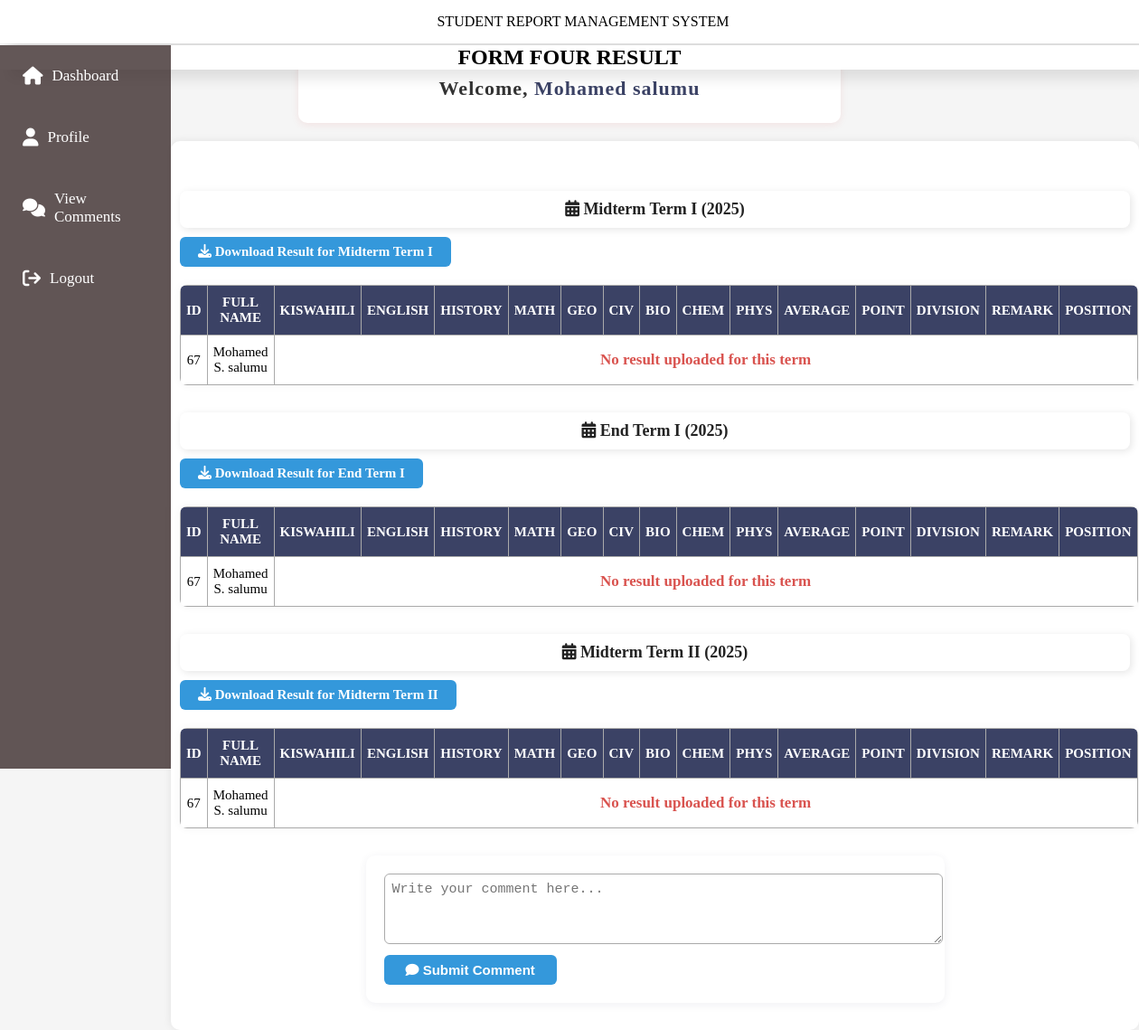
/parentPage.php (signed in), run on the app's committed database.
### tables this page shows
CREATE TABLE `term` (
  `term_id` int(255) NOT NULL,
  `term_name` varchar(20) NOT NULL,
  `start_date` date NOT NULL,
  `end_date` date NOT NULL
);

### parentPage.php (the view, shortened to what this page needs)
<?php
include "parent_header.php";
$class_id = $_SESSION['class_id'];
$user_id = $_SESSION['user_id'];
$display_name = $_SESSION['first_name'] . ' ' . $_SESSION['last_name'];
$currentDate = date('Y-m-d');
$status = '';
$graduation_year = '';
$student_query = mysqli_query($conn, "SELECT status, graduation_year FROM users WHERE user_id = $user_id");
if ($student_query && mysqli_num_rows($student_query) > 0) {
    $row = mysqli_fetch_assoc($student_query);
    $status = $row['status'];
    $graduation_year = $row['graduation_year'];
}
?>
<!DOCTYPE html>
<html lang="en">
<head>
<link rel="stylesheet" href="https://cdnjs.cloudflare.com/ajax/libs/font-awesome/6.4.2/css/all.min.css"/>
</head>
<body>
<div class="result-header">
    Welcome, <span style="color:#3b4265;"><?php echo htmlspecialchars($display_name); ?></span>
</div>
<?php if ($status === 'graduated' && !empty($graduation_year)): ?>
    <div class="congrats-box">
        <i class="fa fa-graduation-cap"></i>
        Congratulations <?php echo htmlspecialchars($display_name); ?> on completing Form Four!<br>
        <span style="font-size:17px; color:#222;">
            <?php echo "You graduated in the academic year: <b>" . htmlspecialchars($graduation_year) . "</b>"; ?>
        </span>
        <br><br>
        <span style="font-size:16px; color:#3b4265;">We wish you all the best in your next journey!</span>
    </div>
<?php else: ?>
<div class="result-container">
<?php
$sql_terms = "SELECT * FROM term WHERE start_date <= '$currentDate' ORDER BY start_date ASC";
$result_terms = mysqli_query($conn, $sql_terms);
if ($result_terms && mysqli_num_rows($result_terms) > 0) {
    while ($term = mysqli_fetch_assoc($result_terms)) {
        $start_date = $term['start_date'];
        $term_id = $term['term_id'];
        $term_name = $term['term_name'];
        $year_only = date('Y', strtotime($start_date));
        if ($start_date <= $currentDate) {
            echo "<h2 class='term-header'><i class='fa fa-calendar-alt'></i> " . htmlspecialchars($term_name) . " (" . $year_only . ")</h2>";
            echo "<a href='download_result.php?term_id=$term_id' target='_blank' class='download-btn'>
                    <i class='fa fa-download'></i> Download Result for " . htmlspecialchars($term_name) . "
                  </a>";
            $sql_result = "SELECT r.*, u.first_name, u.middle_name, u.last_name, u.class_id
                FROM result r
                JOIN users u ON r.user_id = u.user_id
                WHERE r.user_id = $user_id AND r.term_id = $term_id AND r.class_id = $class_id";
            $result_data = mysqli_query($conn, $sql_result);
            echo "<table>
                <thead>
                    <tr>
                        <th>ID</th>
                        <th>FULL NAME</th>
                        <th>KISWAHILI</th>
                        <th>ENGLISH</th>
                        <th>HISTORY</th>
                        <th>MATH</th>
                        <th>GEO</th>
                        <th>CIV</th>
                        <th>BIO</th>
                        <th>CHEM</th>
                        <th>PHYS</th>
                        <th>AVERAGE</th>
                        <th>POINT</th>
                        <th>DIVISION</th>
                        <th>REMARK</th>
                        <th>POSITION</th>
                    </tr>
                </thead>
                <tbody>";
            if ($result_data && mysqli_num_rows($result_data) > 0) {
                $row = mysqli_fetch_assoc($result_data);
                $full_name = $row['first_name'] . ' ' . strtoupper(substr($row['middle_name'], 0, 1)) . '. ' . $row['last_name'];
                echo "<tr>
                    <td>" . htmlspecialchars($row['user_id']) . "</td>
                    <td>" . htmlspecialchars($full_name) . "</td>
                    <td>" . htmlspecialchars($row['kiswahili']) . "</td>
                    <td>" . htmlspecialchars($row['english']) . "</td>
                    <td>" . htmlspecialchars($row['history']) . "</td>
                    <td>" . htmlspecialchars($row['mathematics']) . "</td>
                    <td>" . htmlspecialchars($row['geography']) . "</td>
                    <td>" . htmlspecialchars($row['civics']) . "</td>
                    <td>" . htmlspecialchars($row['biology']) . "</td>
                    <td>" . htmlspecialchars($row['chemistry']) . "</td>
                    <td>" . htmlspecialchars($row['physics']) . "</td>
                    <td>" . htmlspecialchars($row['avarage']) . "</td>
                    <td>" . htmlspecialchars($row['point']) . "</td>
                    <td>" . htmlspecialchars($row['division']) . "</td>
                    <td>" . htmlspecialchars($row['remark']) . "</td>
                    <td>" . htmlspecialchars($row['position']) . "</td>
                </tr>";
            } else {
                $full_name = $_SESSION['first_name'] . ' ' . strtoupper(substr($_SESSION['last_name'], 0, 1)) . '. ' . $_SESSION['last_name'];
                echo "<tr>
                    <td>" . htmlspecialchars($user_id) . "</td>
                    <td>" . htmlspecialchars($full_name) . "</td>
                    <td colspan='14' class='no-results'>No result uploaded for this term</td>
                </tr>";
            }
            echo "</tbody></table>";
        }
    }
}
?>
<form method="post" class="comment-form">
    <textarea name="parent_comment" placeholder="Write your comment here..." required></textarea>
    <button type="submit" name="submit_comment"><i class="fa fa-comment"></i> Submit Comment</button>
</form>
</div>
<?php endif; ?>
</body>
</html>

### parent_header.php (style rules this page uses)
* { margin: 0; padding: 0; border: none; outline: none; }
body { font-family: 'poppins'; }

### parentPage.php (style rules this page uses)
body { font-family: 'poppins'; background: whitesmoke; margin: 0; padding: 0; }
.result-header { margin: 60px auto 0 auto; padding: 25px 0 25px 0; background: #fff; border-radius: 10px; box-shadow: 0 2px 10px rgba(215, 15, 15, 0.08); max-width: 600px; font-size: 22px; font-weight: bold; color: #333; text-align: center; letter-spacing: 1px; }
.download-btn { display: inline-block; margin: 10px 0 20px 0; background: #3498db; color: #fff; padding: 8px 20px; border-radius: 6px; text-decoration: none; font-weight: 600; font-size: 15px; transition: background 0.2s; }
.result-container { background: #fff; border-radius: 10px; box-shadow: 0px 0px 10px rgba(0, 0, 0, 0.08); padding: 25px 10px 30px 10px; margin-top: 20px; margin-left: 15%; max-width: 1200px; }
table { width: 100%; border-collapse: collapse; background: white; border-radius: 8px; overflow: hidden; box-shadow: 0px 0px 10px rgba(0, 0, 0, 0.05); margin-bottom: 30px; }
th, td { border: 1px solid #aaa; padding: 10px 6px; text-align: center; font-size: 15px; }
th { background-color: #3b4265; color: #fff; font-weight: 600; }
.no-results { color: #d9534f; font-weight: bold; font-size: 17px; text-align: center; padding: 10px 0; }
.term-header { background: #fff; padding: 10px; box-shadow: 2px 2px 8px rgba(0,0,0,0.1); margin-top: 30px; text-align: center; font-size: 18px; font-weight: bold; color: #222; border-radius: 8px; }
.comment-form { margin: 30px auto 0 auto; max-width: 600px; background: #fff; border-radius: 10px; box-shadow: 0 2px 10px rgba(59,66,101,0.08); padding: 20px; }
.comment-form textarea { width: 100%; min-height: 60px; border-radius: 6px; border: 1px solid #aaa; padding: 8px; font-size: 15px; margin-bottom: 8px; resize: vertical; }
.comment-form button { background: #3498db; color: #fff; border: none; padding: 8px 24px; border-radius: 6px; font-size: 15px; font-weight: 600; cursor: pointer; transition: background 0.2s; }

### data on the page
term: term_name "Midterm Term I", start_date "2025", full_name "Mohamed S. salumu"
term: term_name "End Term I", start_date "2025", full_name "Mohamed S. salumu"
term: term_name "Midterm Term II", start_date "2025", full_name "Mohamed S. salumu"

### other printed values
$header "FORM FOUR RESULT"
$display_name "Mohamed salumu"
